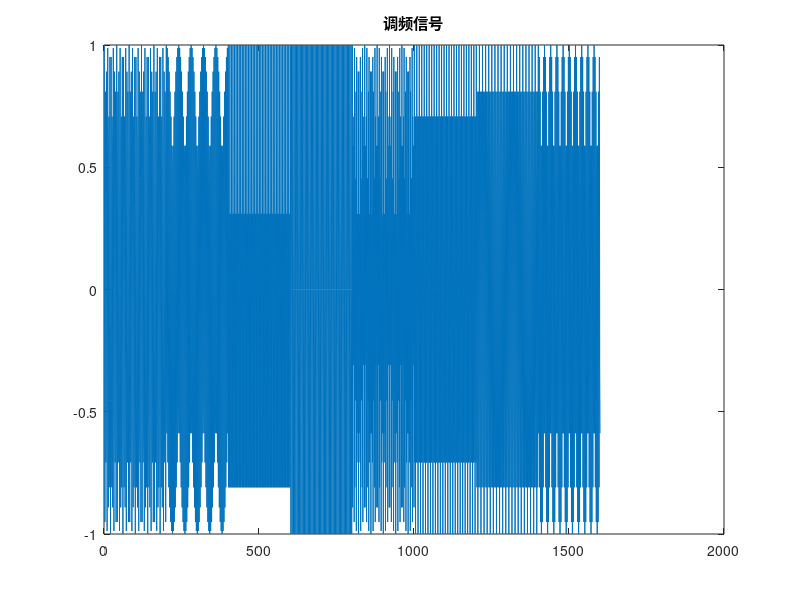
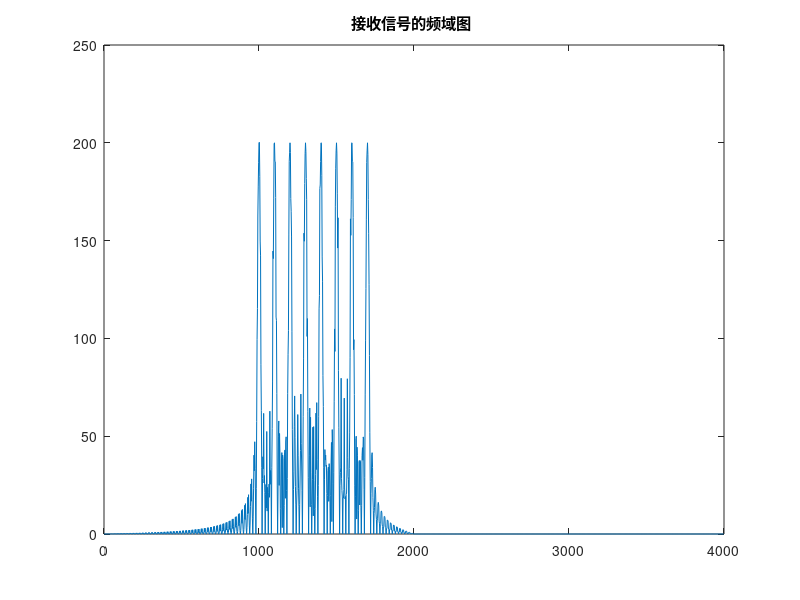

These figures' MATLAB source, in order: (Note: this script raises an error after producing the figures.)
%---------跳频信号（加入Alpha稳定分布噪声）的FLOSPWV
clear,clc,close all
%--------产生跳频信号
fs=4*10^3;   %采样频率
fk = [1.1 1.3 1.6 1.0 1.7 1.5 1.2 1.4]*10^3;   %跳频图案集
th=50*10^(-3);   %跳频周期，每跳驻留时间

ze = zeros(1,0);   %0表示信号延迟为零
x = []; sig = ze;
t = 0:1/fs:th-1/fs;
for i = fk;
    x = cos(2*pi*i*t);
    sig = [sig x];   %sig为输出跳频信号
end

N = length(sig);
figure();
plot(sig);
title('调频信号');

figure();
x = sig';  
x = hilbert(x);  %       得到解析信号
N = 2^nextpow2(length(x)); 
f = 0 :fs/length(x): (fs - fs/length(x));  
figure(2); 
plot(f,abs(fft(x))) %接收信号的频域图 
title('接收信号的频域图 ');

%% STFT 
H = window(@hamming,127);      %加窗（汉明窗，@hamming 127个点） 
[TFR1,T,F]=tfrstft(x,1:length(x),N,H);  %短时傅里叶变换函数tfrstft 
                                        %输入为：信号x 
                                        %        信号长度 
                                        %        所加窗函数 
                                        %输出为：短时傅里叶变换得到的时频矩阵 
                                        %        时频矩阵对应的时间序列 
                                        %        时频矩阵对应的频率序列 
                                       
figure(3); 
mesh(abs(TFR1));   %画三维图  
title('STFT-时频分布图 汉明窗（127）'); 
xlabel('Time'),ylabel('Frequency'),zlabel('Amplitude'); 
 
figure(4); 
contour(T,F(1:N/2),abs(TFR1(1:N/2,:)));  %画等高线 
title('STFT contour 汉明窗（127）'); 
xlabel('Time'),ylabel('Normalized frequency'); 


figure(5); 
imagesc(T,F,abs(TFR1));   %imagesc(A) 将矩阵A中的元素数值按大小转化为不同颜色， 
                          %并在坐标轴对应位置处以这种颜色染色 
title('STFT imagesc 汉明窗（127）'); 

%% spwvd时频分布
figure();
signal=hilbert(sig);
[tfr,t,f]=tfrspwv(signal');
axis([0 N 0 0.5]) 
imagesc(t,f,abs(tfr));
title('SPWVD时频图');
xlabel('时域采样点');
ylabel('频域采样点');
